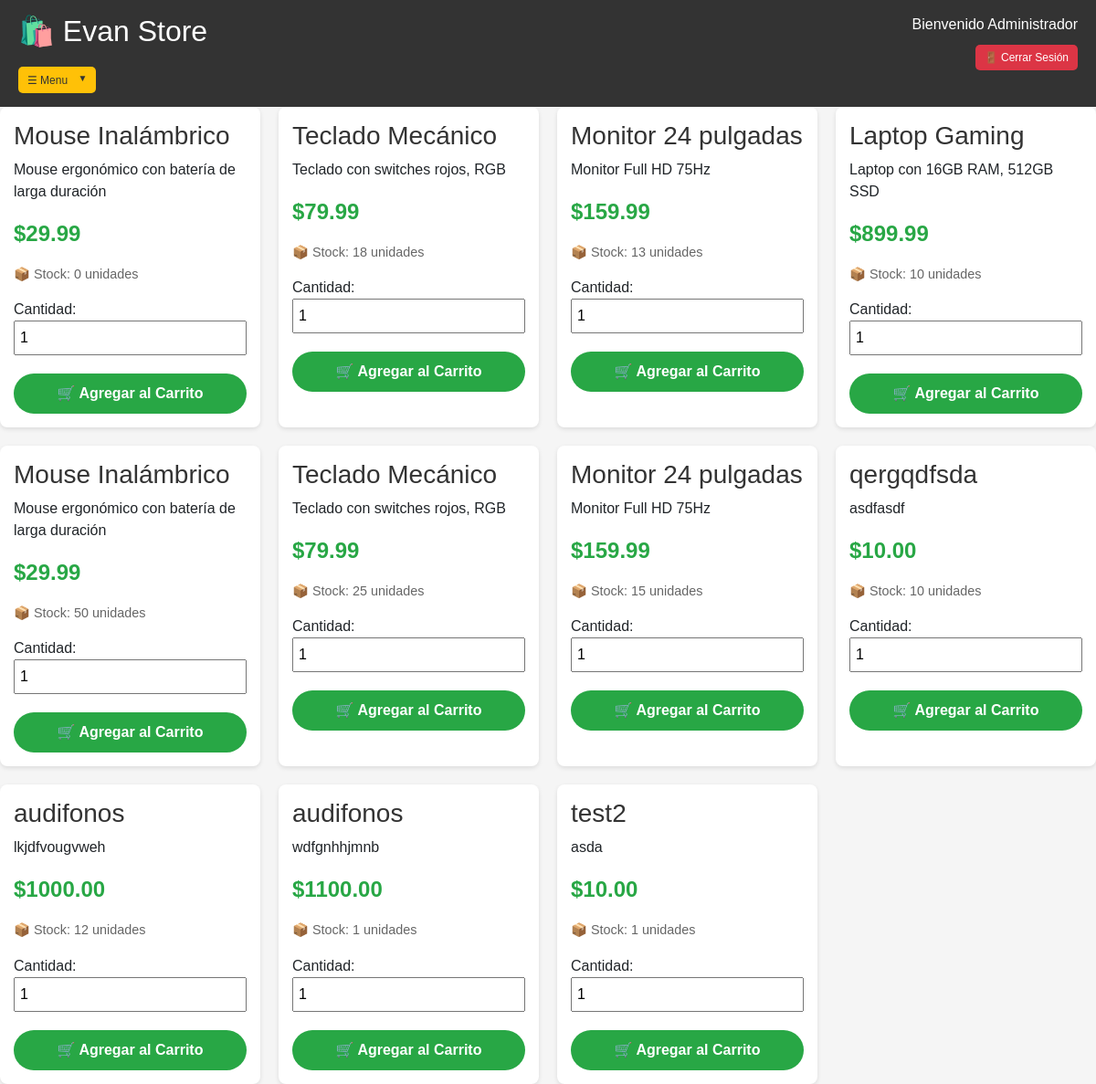
The page /tienda (signed in) on the database as committed earlier.
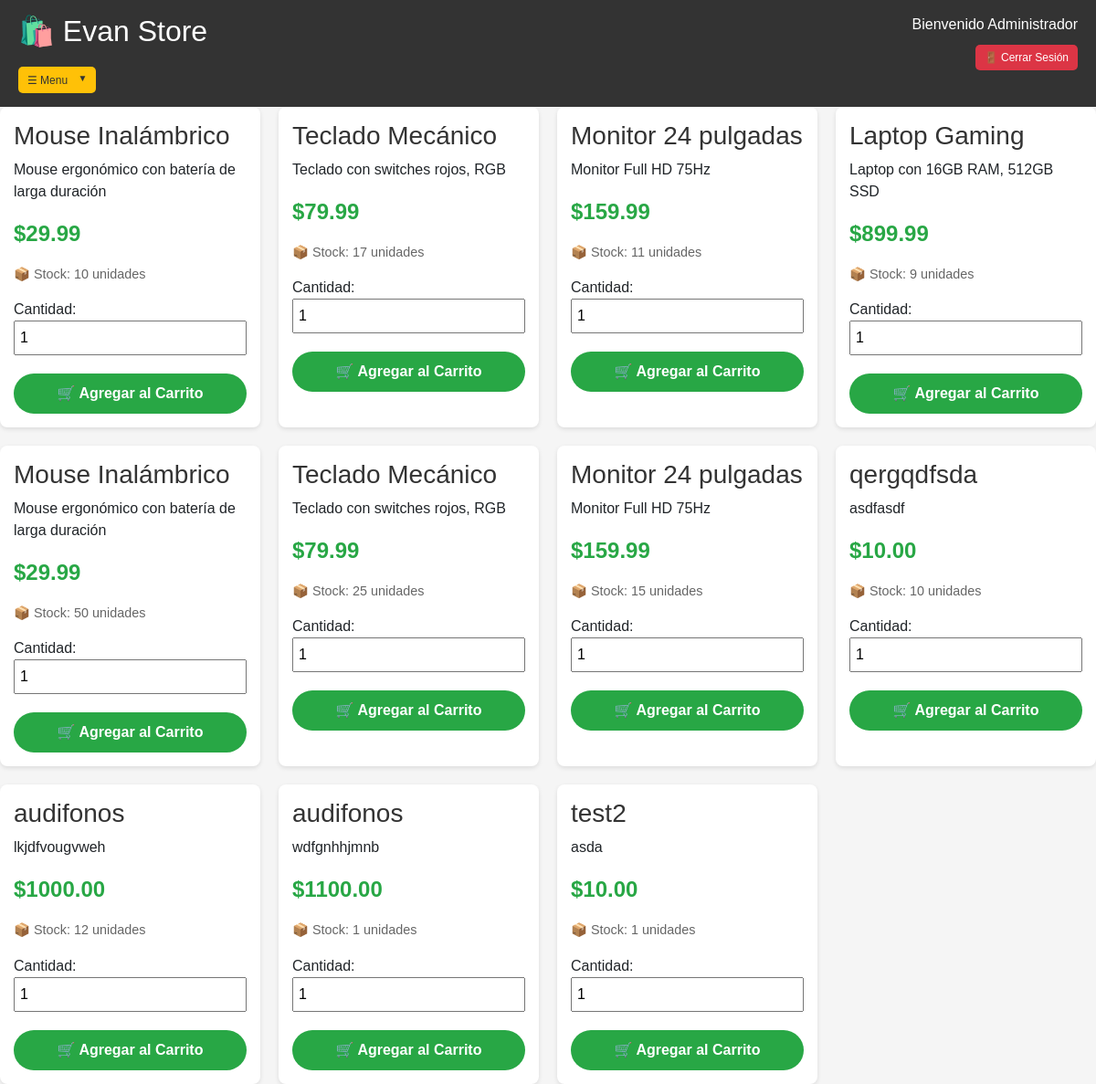
The same page on the database as committed later.
### models.py (models this page shows, shortened)
class Producto(db.Model):
    id = db.Column(db.Integer, primary_key=True)
    nombre = db.Column(db.String(200), nullable=False)
    descripcion = db.Column(db.Text)
    precio = db.Column(db.Float, nullable=False)
    stock = db.Column(db.Integer, default=0)
    imagen_url = db.Column(db.String(500))
    categoria = db.Column(db.String(100))
    fecha_creacion = db.Column(db.DateTime, default=datetime.utcnow)

### app.py (the view)
@app.route('/tienda')
@login_required
def tienda():
    productos = Producto.query.all()
    return render_template('productos.html', productos=productos)

### app.py (called while the page is built)
@login_manager.user_loader
def load_user(user_id):
    return Usuario.query.get(int(user_id))

### templates/productos.html (shortened to what this page needs)
<!DOCTYPE html>
<html lang="es">
<head>
    <link href="https://cdn.jsdelivr.net/npm/bootstrap@5.1.3/dist/css/bootstrap.min.css" rel="stylesheet">
    <link href="https://cdn.datatables.net/1.11.5/css/dataTables.bootstrap5.min.css" rel="stylesheet">
    <link rel="stylesheet" href="{{ url_for('static', filename='style.css') }}">
</head>
<body>
   {% include 'navbar.html' %}
    <div class="productos-container">
        {% for producto in productos %}
        <div class="producto-card">
            <h3>{{ producto.nombre }}</h3>
            <p>{{ producto.descripcion[:100] if producto.descripcion else 'Sin descripción' }}</p>
            <p class="precio">${{ "%.2f"|format(producto.precio) }}</p>
            <p class="stock">📦 Stock: {{ producto.stock }} unidades</p>
            <label>Cantidad:</label>
            <input type="number" id="cantidad-{{ producto.id }}" value="1" min="1" max="{{ producto.stock }}" style="width: 100%; margin-bottom: 10px; padding: 5px;">
            <button class="btn-agregar-carrito" onclick="agregarAlCarrito({{ producto.id }})">
                🛒 Agregar al Carrito
            </button>
        </div>
        {% endfor %}
    </div>
</body>
</html>

Rows that differ between the two databases and show on the page:
changed Producto (number 1 of 11 on the later page): stock "0" → "10"
changed Producto (number 2 of 11 on the later page): stock "18" → "17"
changed Producto (number 3 of 11 on the later page): stock "13" → "11"
changed Producto "Laptop Gaming": stock "10" → "9"
